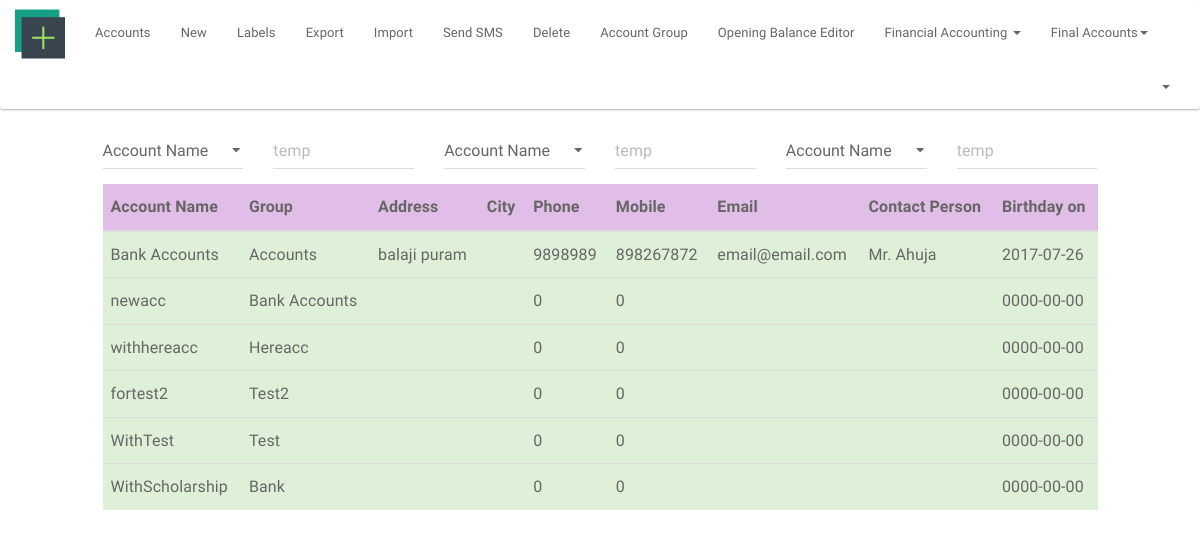
/index.php/accounts, run on an earlier commit of the app's database.
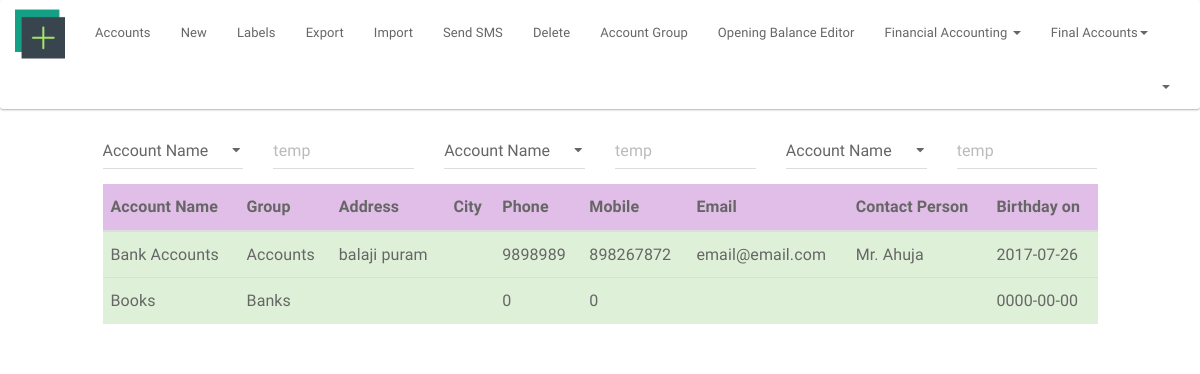
And on a later commit of the database.
### tables this page shows
CREATE TABLE `account` (
  `account_id` int(11) NOT NULL,
  `account_name` varchar(20) NOT NULL,
  `print_name` text NOT NULL,
  `group_acc` varchar(15) NOT NULL,
  `op_bal` int(5) NOT NULL,
  `dr_cr` varchar(20) NOT NULL,
  `address` text NOT NULL,
  `address1` text NOT NULL,
  `city` varchar(15) NOT NULL,
  `state` varchar(25) NOT NULL,
  `email` varchar(60) NOT NULL,
  `phone` int(10) NOT NULL,
  `mobile` int(10) NOT NULL,
  `contact_per` varchar(20) NOT NULL,
  `birthday_on` date NOT NULL,
  `anniv_on` date NOT NULL,
  `bank_name` text NOT NULL,
  `bank_acc_no` int(11) NOT NULL,
  `cheque_p_name` text NOT NULL
);

### application/controllers/accounts.php (called while the page is built, shortened)
<?php
class Accounts extends MY_Controller{
    public function __construct()
    {
        $this->load->model('get_header_info','ghi');
        $username = $this->ghi->get_admin();
        $this->load->view('private/accounts/header',['username'=>$username]);
        $this->load->view('private/accounts/footer');
    }
    public function index(){
        $this->load->model('get_model', 'gm');
        $stu_list = $this->gm->account_list();
        $this->load->view('private/accounts/default', ['account_det' => $stu_list]);
    }
}

### index.php (called while the page is built, shortened)
<?php
require_once BASEPATH.'core/CodeIgniter.php';

### application/models/get_model.php (called while the page is built, shortened)
<?php
class Get_model extends MY_Model
{
    public function account_list(){
        $query = $this->db->get('account');
        $res = $query->result();
        return $res;
    }
}

### application/views/private/accounts/default.php (the view, shortened to what this page needs)
<div class="row">
    <div class="col-lg-1">
    </div>
    <div class="col-lg-10">
        <?php echo form_open('admissions', ['class' => 'form-horizontal']); ?>
        <div class="form-group">
            <div class="col-lg-2">
                <?php $options = [
                    'admno' => 'Account Name',
                    'student_first_name' => 'Group',
                    'fathers_first_name' => 'Address',
                ];
                $attribute_class = [
                    'class' => 'form-control',
                    'id' => 'select',
                ];
                echo form_dropdown('category', $options, 'admno', $attribute_class); ?>
            </div>
            <div class="col-lg-2">
                <?php echo form_input(['name' => 'temp', 'class' => 'form-control',
                    'placeholder' => 'temp',
                    'value' => set_value('temp')]); ?>
            </div>
            <div class="col-lg-2">
                <?php $options = [
                    'admno' => 'Account Name',
                    'student_first_name' => 'Group',
                    'fathers_first_name' => 'Address',
                ];
                $attribute_class = [
                    'class' => 'form-control',
                    'id' => 'select',
                ];
                echo form_dropdown('category', $options, 'admno', $attribute_class); ?>
            </div>
            <div class="col-lg-2">
                <?php echo form_input(['name' => 'temp', 'class' => 'form-control',
                    'placeholder' => 'temp',
                    'value' => set_value('temp')]); ?>
            </div>
            <div class="col-lg-2">
                <?php $options = [
                    'admno' => 'Account Name',
                    'student_first_name' => 'Group',
                    'fathers_first_name' => 'Address',
                ];
                $attribute_class = [
                    'class' => 'form-control',
                    'id' => 'select',
                ];
                echo form_dropdown('category', $options, 'admno', $attribute_class); ?>
            </div>
            <div class="col-lg-2">
                <?php echo form_input(['name' => 'temp', 'class' => 'form-control',
                    'placeholder' => 'temp',
                    'value' => set_value('temp')]); ?>
            </div>
        </div>
    </div>
    <div class="col-lg-1">
    </div>
</div>
<div class="row">
    <div class="col-lg-1"></div>
    <div class="col-lg-10">
        <table class="table  table-hover ">
            <thead>
            <tr class="info">
                <th>Account Name</th>
                <th>Group</th>
                <th>Address</th>
                <th>City</th>
                <th>Phone</th>
                <th>Mobile</th>
                <th>Email</th>
                <th>Contact Person</th>
                <th>Birthday on</th>
            </tr>
            </thead>
            <tbody>
            <?php if (count($account_det)): ?>
                <?php foreach ($account_det as $acc_det): ?>
                    <tr class="success">
                        <td><?php echo $acc_det->account_name ?></td>
                        <td><?php echo $acc_det->group_acc ?></td>
                        <td><?php echo $acc_det->address ?></td>
                        <td><?php echo $acc_det->city?></td>
                        <td><?php echo $acc_det->phone ?></td>
                        <td><?php echo $acc_det->mobile ?></td>
                        <td><?php echo $acc_det->email ?></td>
                        <td><?php echo $acc_det->contact_per ?></td>
                        <td><?php echo $acc_det->birthday_on ?></td>
                    </tr>
                <?php endforeach; ?>
            <?php else: ?>
                <tr>
                    <td>No Records Found</td>
                </tr>
            <?php endif; ?>
            </tbody>
        </table>
    </div>
    <div class="col-lg-1"></div>
</div>

What changed in the data, as far as the page shows it:
removed account: account_name "newacc", group_acc "Bank Accounts", phone "0", mobile "0", birthday_on "0000-00-00"
removed account: account_name "withhereacc", group_acc "Hereacc", phone "0", mobile "0", birthday_on "0000-00-00"
removed account: account_name "fortest2", group_acc "Test2", phone "0", mobile "0", birthday_on "0000-00-00"
removed account: account_name "WithTest", group_acc "Test", phone "0", mobile "0", birthday_on "0000-00-00"
removed account: account_name "WithScholarship", group_acc "Bank", phone "0", mobile "0", birthday_on "0000-00-00"
added account: account_name "Books", group_acc "Banks", phone "0", mobile "0", birthday_on "0000-00-00"
